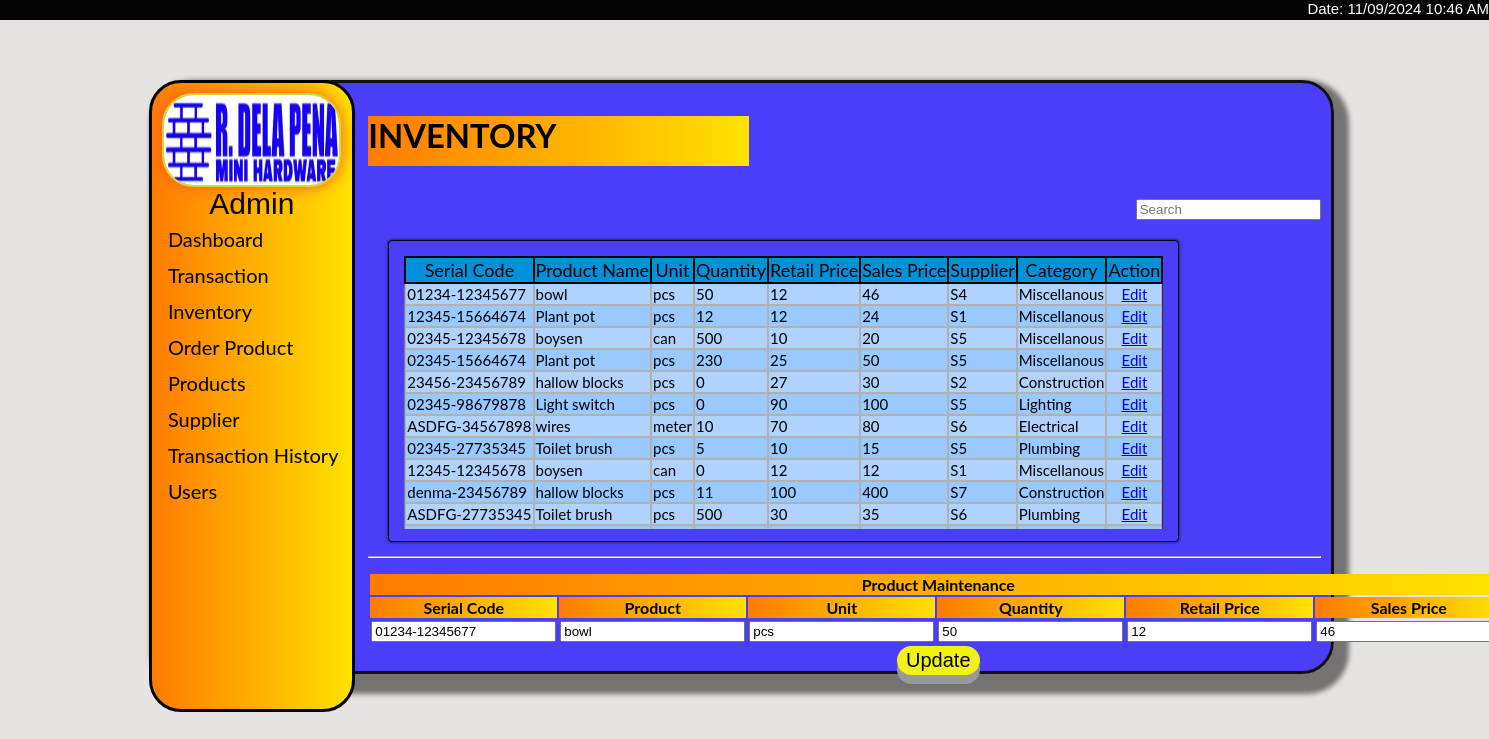
Page /admin/inventory.php?edit=01234-12345677 on the committed database.
### tables this page shows
CREATE TABLE `product_list` (
  `Serial_Code` varchar(14) NOT NULL,
  `Product_Name` varchar(50) NOT NULL,
  `Unit` varchar(20) NOT NULL,
  `Quantity` int(50) NOT NULL,
  `Retail_Price` int(50) NOT NULL,
  `Sales_Price` int(50) NOT NULL,
  `Supplier` varchar(50) NOT NULL,
  `Category` varchar(100) NOT NULL
);

### admin/inventory.php (the view, shortened to what this page needs)
<html>
    <head>
        <link rel="stylesheet" href="Menui.css">
    </head>
    <body>
	<div class="bodymain">
	<header>
	<div class="date">
    <p>
      Date: <?= date ('m/d/Y');?> <?= date ('h:i A'); ?> </p>
  </div>
<div class="sidenav">
  <div class="profile-pic">
  <img src="img/CompanyLogo.png"/>
  </div>
  <div class="user-name">
  Admin
  </div>
  <a href="Dashboard.php">Dashboard</a>
    <a href="sell.php">Transaction</a>
    <a href="inventory.php">Inventory</a>
    <a href="order.php">Order Product</a>
    <a href="product.php">Products</a>
    <a href="supplier.php">Supplier</a>
    <a href="history.php">Transaction History</a>
    <a href="users.php">Users</a>
</div>
</header>
<div class="main">
<h3>INVENTORY</h3>
<div class="search-box">
			<input type="text" id="search" placeholder="Search"/>
		</div>
		<div class="outer-wrapper"><div class="inner-wrapper">
		<table border='1' cellspacing='0'>
			<thead>
			<tr>
		 		<th style='background-color: #0091db; color: black'>Serial Code</th>
		 		<th style='background-color: #0091db; color: black'>Product Name</th>
		 		<th style='background-color: #0091db; color: black'>Unit</th>
		 		<th style='background-color: #0091db; color: black'>Quantity</th>
				<th style='background-color: #0091db; color: black'>Retail Price</th>
		 		<th style='background-color: #0091db; color: black'>Sales Price</th>
				<th style='background-color: #0091db; color: black'>Supplier</th>
				<th style='background-color: #0091db; color: black'>Category</th>
				<th style='background-color: #0091db; color: black'>Action</th>
				</tr>
			</thead>
			<tbody id='result'>
<?php
    include 'inv.php';
			$product_query1 = "select * from product_list";
			$product_result = mysqli_query($conn, $product_query1);
		$ctr=1;
		 while($row = mysqli_fetch_array($product_result)) {
			$ctr++;
			extract($row);
			if ($ctr%2==1){
				echo"<tr style='background-color: #99c9ff'>";
			}
			else {
				echo"<tr style='background-color: #afd2ff'>";
			}
			echo "
			 <td>$Serial_Code</td>
			 <td>$Product_Name</td>
			 <td>$Unit</td>
			 <td>$Quantity</td>
			 <td>$Retail_Price</td>
			 <td>$Sales_Price</td>
			 <td>$Supplier</td>
			 <td>$Category</td>
			 <td style='text-align: center;'><a href='inventory.php?edit=$Serial_Code'>Edit</a></td>
        </tr>";
		}
	?>
	</tbody>
	</table>
		</div></div>
	<hr>
<?php
include 'inv.php';
	if(isset($_GET['edit'])){
		$code=$_GET['edit'];
		$sql_edit="SELECT * FROM product_list WHERE Serial_Code='$code'";
		$query_edit=mysqli_query($conn, $sql_edit);
		$fetch_edit=mysqli_fetch_assoc($query_edit);
		echo '
		<table>
		<thead>
			<tr>
				<th colspan="7" style= "background: linear-gradient(90deg, #ff7b00 0%, #ffe200 100%); color:black;">Product Maintenance</th>
			</tr>
			<tr>
				<th style= "background: linear-gradient(90deg, #ff7b00 0%, #ffe200 100%); color:black;">Serial Code</th>
				<th style= "background: linear-gradient(90deg, #ff7b00 0%, #ffe200 100%); color:black;">Product</th>
				<th style= "background: linear-gradient(90deg, #ff7b00 0%, #ffe200 100%); color:black;">Unit</th>
				<th style= "background: linear-gradient(90deg, #ff7b00 0%, #ffe200 100%); color:black;">Quantity</th>
				<th style= "background: linear-gradient(90deg, #ff7b00 0%, #ffe200 100%); color:black;">Retail Price</th>
				<th style= "background: linear-gradient(90deg, #ff7b00 0%, #ffe200 100%); color:black;">Sales Price</th>
			</tr>
		</thead>
		<tbody>
		<form action="" method="get">
				<tr>
					<td><input name="cod" value="'.$fetch_edit['Serial_Code'].'" readonly="readonly"></td>
					<td><input type="text" value="'.$fetch_edit['Product_Name'].'" readonly></td>
					<td><input type="text" value="'.$fetch_edit['Unit'].'" readonly></td>
					<td><input type="number" size="5" name="quan" value="'.$fetch_edit['Quantity'].'"></td>
					<td><input type="number" size="5" name="ret" value="'.$fetch_edit['Retail_Price'].'"></td>
					<td><input type="number" size="5" name="sal" value="'.$fetch_edit['Sales_Price'].'"></td>
					<td></td>
				</tr>
				<tr>
					<td colspan="7" class="btn"><input type="submit" name="update" value="Update"></td>
				</tr>
				</form>
		</tbody>
		</table>
		';
	}
?>
</div>
</div>
	</body>
</html>

### admin/Menui.css (style rules this page uses)
body { font-family: "Lato", sans-serif; background-color: #e0dbdbc0; overflow-y: hidden; overflow-x: hidden; }
.bodymain { font-family: "Lato", sans-serif; background-color: #1909ffc0; margin-left: 10%; margin-top: 80px; margin-bottom: 10%; margin-right: 10%; border-top: #111 3px solid; border-bottom: #111 3px solid; border-right: #111 3px solid; border-left: #111 3px solid; border-radius: 32px; box-shadow: 5px 10px 5px 10px #757272 ; height: 75%; min-height: 75%; max-height: max-content; }
h3 { background: linear-gradient(90deg, #ff7b00 0%, #ffe200 100%); width: 40%; height: 50px; }
.sidenav { border: solid black 3px; height: 75%; width: 200px; position: fixed; z-index: 1; top: 0; left: 0; background: linear-gradient(90deg, #ff7b00 0%, #ffe200 100%); overflow-x: hidden; padding-top: 10px; margin-left: 10%; margin-top: 80px; margin-bottom: 10%; margin-right: 10%; border-radius: 32px; }
.sidenav a { padding: 6px 8px 6px 16px; text-decoration: none; font-size: 20px; color: #e0dddd; display: block; transition-duration: 0.4s; }
.main { margin-left: 200px; font-size: 28px; padding: 0px 10px; height: 80%; }
.main table { text-align: center; }
.profile-pic img { border-radius: 50%; height: 160px; width: 160px; position: relative; margin-left: 18px; }
.user-name { font-size: 30px; text-align: center; color: white; font-family: 'Franklin Gothic Medium', 'Arial Narrow', Arial, sans-serif; }
tr th { background-color: #333333; }
td { font-size:15px; padding:2px 7px; }
.search-box { text-align: right; margin-bottom: 20px; margin-top: 20px; }
.search-box { padding: 0%; }
.date { width:100%; background-color:#000000fb; position: fixed; z-index: 1; top: 0 ; left: 0; right: 0; height: 20px; }
.date p { margin-top: 0; font-size: 15px; color: #ffffff; text-align: right; font-family: 'Franklin Gothic Medium', 'Arial Narrow', Arial, sans-serif ; }
.outer-wrapper { margin: 3px; margin-left: 20px; margin-right: 20px; border: 1px solid black; border-radius: 4px; box-shadow: 0px 0px 3px rgba(0, 0, 0, 0.9); max-width: fit-content; max-height: 200px; }
.inner-wrapper { overflow-y: scroll; height: 160px; max-height: 66.4vh; margin-top: 3px; margin: 15px; padding-bottom: 3px; }
.inner-wrapper table { min-width: max-content; border-collapse: separate; border-spacing: 0px; }
.inner-wrapper table th { position: sticky; top: 0px; background-color: #133b5c; color: rgb(241, 245, 179); text-align: center; font-weight: normal; font-size: 18px; outline: 0.7px solid black; border: 1.5px solid black; }
.inner-wrapper table th, table td { padding: 1px; padding-top: 1px; padding-bottom: 1px; }
.inner-wrapper table td { text-align: left; font-size: 15px; border: 1px solid rgb(177, 177, 177); padding-left: 1px; }
.btn input { padding: 3px 9px; font-size: 20px; text-align: center; cursor: pointer; outline: none; color: #000000; background-color: #f1f50e ; border: none; border-radius: 15px; box-shadow: 0 9px #999; }

### admin/inventory.php (style rules this page uses)
td { text-align: center; }
.profile-pic img { width: 175px; height: 90px; border-radius: 32px; border: 2px solid #cddc39; filter: drop-shadow(0 0 8px #ff5722); margin-left: 10px; }
.sidenav a { color:black; }
.user-name { color: black; }
.outer-wrapper { margin: 3px; margin-left: 20px; margin-right: 20px; border: 1px solid black; border-radius: 4px; box-shadow: 0px 0px 3px rgba(0, 0, 0, 0.9); max-width: fit-content; max-height: 300px; }
.inner-wrapper { overflow-y: scroll; height: 270px; max-height: 66.4vh; margin-top: 3px; margin: 15px; padding-bottom: 3px; }

### rows in the picture
product_list: Serial_Code "01234-12345677", Product_Name "bowl", Unit "pcs", Quantity "50", Retail_Price "12", Sales_Price "46", Supplier "S4", Category "Miscellanous", cod "01234-12345677", quan "50", ret "12", sal "46"
product_list: Serial_Code "12345-15664674", Product_Name "Plant pot", Unit "pcs", Quantity "12", Retail_Price "12", Sales_Price "24", Supplier "S1", Category "Miscellanous"
product_list: Serial_Code "02345-12345678", Product_Name "boysen", Unit "can", Quantity "500", Retail_Price "10", Sales_Price "20", Supplier "S5", Category "Miscellanous"
product_list: Serial_Code "02345-15664674", Product_Name "Plant pot", Unit "pcs", Quantity "230", Retail_Price "25", Sales_Price "50", Supplier "S5", Category "Miscellanous"
product_list: Serial_Code "23456-23456789", Product_Name "hallow blocks", Unit "pcs", Quantity "0", Retail_Price "27", Sales_Price "30", Supplier "S2", Category "Construction"
product_list: Serial_Code "02345-98679878", Product_Name "Light switch", Unit "pcs", Quantity "0", Retail_Price "90", Sales_Price "100", Supplier "S5", Category "Lighting"
product_list: Serial_Code "ASDFG-34567898", Product_Name "wires", Unit "meter", Quantity "10", Retail_Price "70", Sales_Price "80", Supplier "S6", Category "Electrical"
product_list: Serial_Code "02345-27735345", Product_Name "Toilet brush", Unit "pcs", Quantity "5", Retail_Price "10", Sales_Price "15", Supplier "S5", Category "Plumbing"
product_list: Serial_Code "12345-12345678", Product_Name "boysen", Unit "can", Quantity "0", Retail_Price "12", Sales_Price "12", Supplier "S1", Category "Miscellanous"
product_list: Serial_Code "denma-23456789", Product_Name "hallow blocks", Unit "pcs", Quantity "11", Retail_Price "100", Sales_Price "400", Supplier "S7", Category "Construction"
product_list: Serial_Code "ASDFG-27735345", Product_Name "Toilet brush", Unit "pcs", Quantity "500", Retail_Price "30", Sales_Price "35", Supplier "S6", Category "Plumbing"

### other values in the picture
date ('m/d/Y') "11/09/2024"
date ('h:i A') "10:46 AM"
